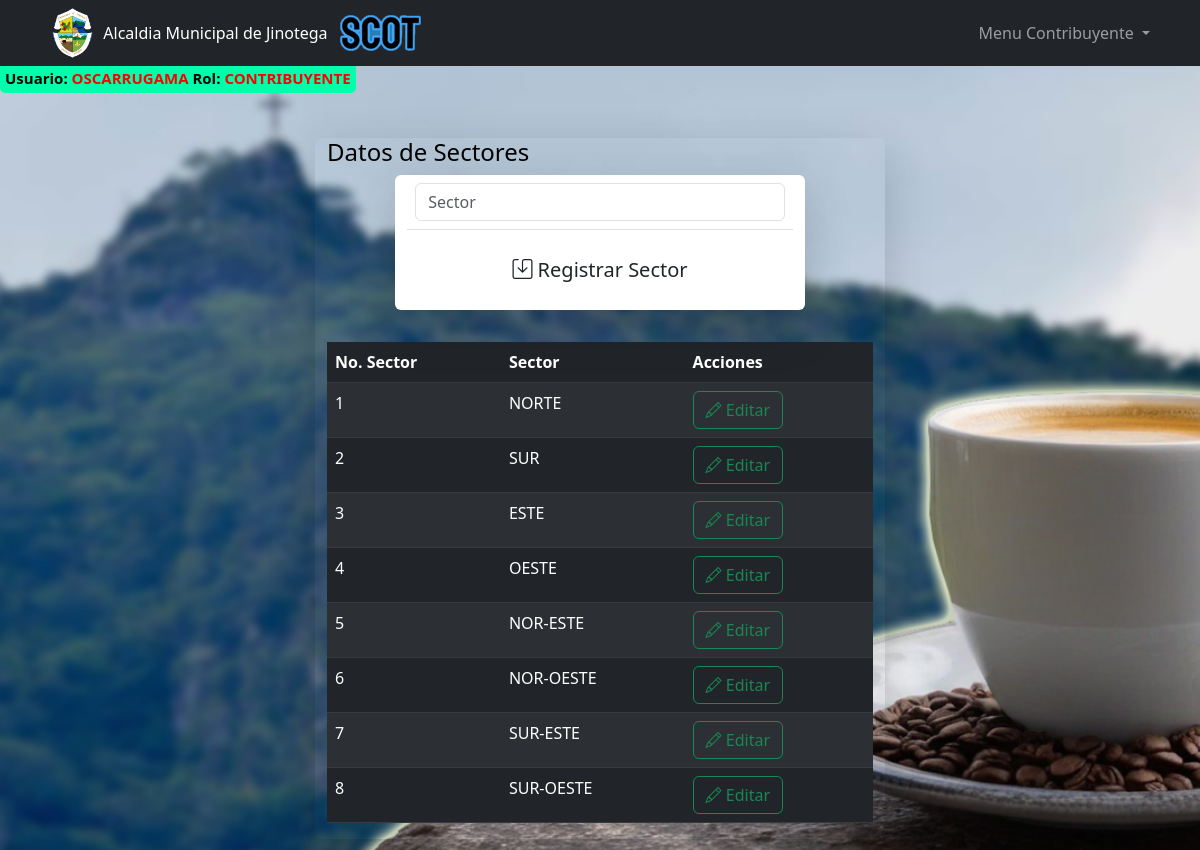
Page /pages/parametros/sectores.php?mensaje=sector_registrado (signed in) on the committed database.
### tables this page shows
CREATE TABLE IF NOT EXISTS `sectores` (
  `idSector` int(11) NOT NULL AUTO_INCREMENT,
  `sector` varchar(20) NOT NULL,
  PRIMARY KEY (`idSector`)
);

### pages/parametros/sectores.php (the view, shortened to what this page needs)
<?php include '../../templates/header_menu.php';  ?>
<?php
    $conexion = new Conexion();
    $conn = $conexion->conectar();
    $sql = "SELECT * FROM sectores";
    $resultado = mysqli_query($conn, $sql);
    $sectores = [];
    if ($resultado) {
        while ($row = mysqli_fetch_assoc($resultado)) {
            $sectores[] = $row;
        }
    }
?>
<div class="container mt-5">
    <div class="row justify-content-center">
          <div class="col-md-6 shadow-lg pb-3 mb-4 fondoEspecial rounded">
          <h4>Datos de Sectores</h4>
        <div class="container">
            <div class="row justify-content-center">
                <div class="col-md-9 shadow-lg pb-3 mb-4 bg-white rounded">
                    <form action="registrarSector.php" method="POST">
                        <table class="table">
                            <tbody>
                                <tr>
                                    <td class="col-md-3"><input id="sector" name="sector" type="text" class="form-control" placeholder="Sector" oninput="this.value = this.value.toUpperCase()" required></td>
                                </tr>
                            </tbody>
                        </table>
                        <button type="submit" class="w-100 btn btn-guardar btn-lg"> <i class="bi bi-save"></i> Registrar Sector </button>
                    </form>
                </div>
            </div>
        </div>
    <table class="mt-2 mb-0 table table-dark table-striped">
    <thead>
        <tr>
            <th>No. Sector</th>
            <th>Sector</th>
            <th>Acciones</th>
        </tr>
    </thead>
    <tbody>
        <?php foreach ($sectores as $sector): ?>
        <tr>
            <td><?php echo htmlspecialchars($sector['idSector']); ?></td>
            <td><?php echo htmlspecialchars($sector['sector']); ?></td>
            <td>
                <button type="button" class="btnEditar btn btn-outline-success bi bi-pencil" data-bs-toggle="modal" data-bs-target="#modalSectores"> Editar</button>
            </td>
        </tr>
        <?php endforeach; ?>
    </tbody>
</table>

### templates/header_menu.php (style rules this page uses)
body { background-image: url("/public/Imagenes/FondoX.jpg"); background-size: cover; background-repeat: no-repeat; background-attachment: fixed; color: #000; }

### rows in the picture
sectores: idSector "1", sector "NORTE"
sectores: idSector "2", sector "SUR"
sectores: idSector "3", sector "ESTE"
sectores: idSector "4", sector "OESTE"
sectores: idSector "5", sector "NOR-ESTE"
sectores: idSector "6", sector "NOR-OESTE"
sectores: idSector "7", sector "SUR-ESTE"
sectores: idSector "8", sector "SUR-OESTE"

### other values in the picture
$_SESSION['usuario'] "OSCARRUGAMA"
$_SESSION['rol'] "CONTRIBUYENTE"
